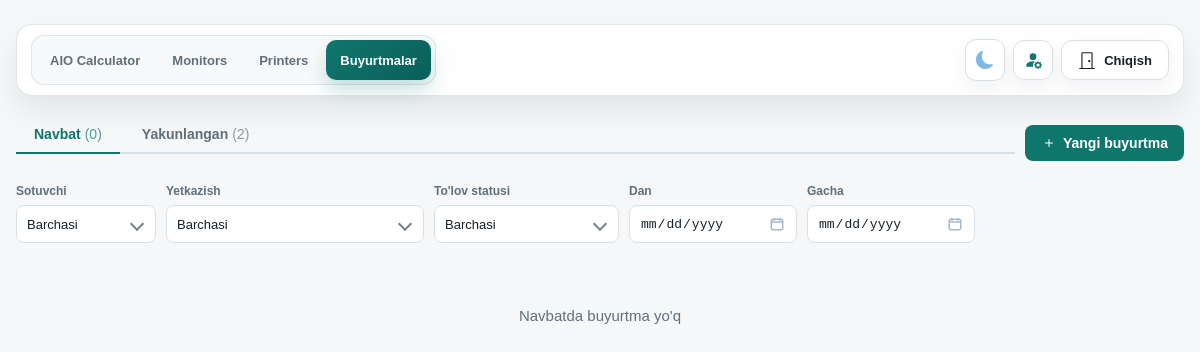
The page /orders/ (signed in) on the database as committed earlier.
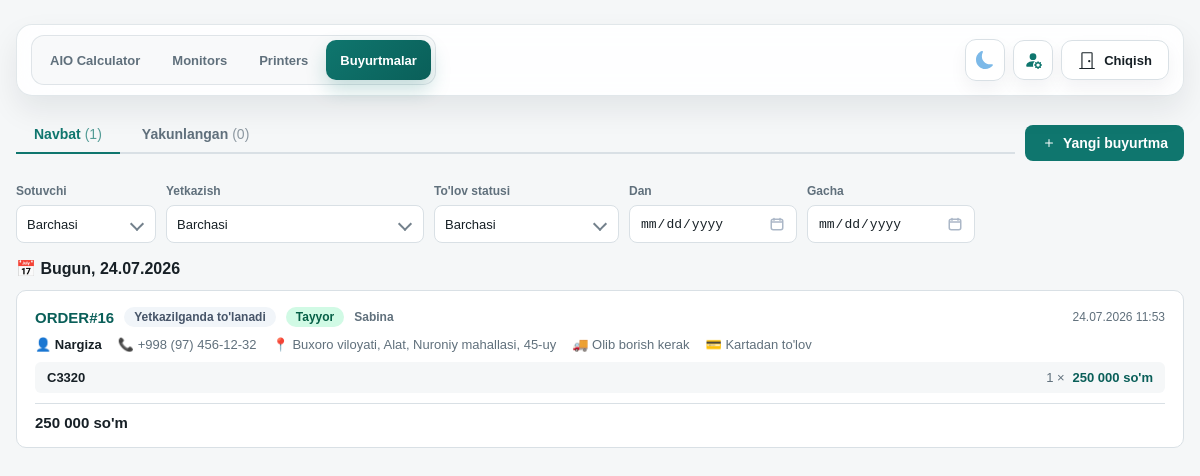
The same page on the database as committed later.
### orders/models.py (models this page shows, shortened)
class Order(models.Model):
    class DeliveryType(models.TextChoices):
        DELIVERY = "DELIVERY", "Olib borish kerak"
        POST = "POST", "Pochta (BTS, UzPost, YandexGo...)"
        PICKUP = "PICKUP", "Olib ketadi"
    class PaymentType(models.TextChoices):
        CASH = "CASH", "Naqd to'lov"
        CARD = "CARD", "Kartadan to'lov"
        TRANSFER = "TRANSFER", "Bank orqali"
        CASH_CARD = "CASH_CARD", "Aralash to'lov"
    class PaymentStatus(models.TextChoices):
        UNPAID = "UNPAID", "To'lanmagan"
        ON_DELIVERY = "ON_DELIVERY", "Yetkazilganda to'lanadi"
        ON_PICKUP = "ON_PICKUP", "Olib ketishda to'lanadi"
        PARTIAL = "PARTIAL", "Qisman to'langan"
        PAID = "PAID", "To'langan"
    class ProductionStatus(models.TextChoices):
        AGREED = "AGREED", "Kelishuvda"
        QUEUED = "QUEUED", "Navbatda"
        IN_PROGRESS = "IN_PROGRESS", "Tayyorlanmoqda"
        READY = "READY", "Tayyor"
        SHIPPING = "SHIPPING", "Yo'lda"
        DELIVERED = "DELIVERED", "Yetkazildi"
        ON_HOLD = "ON_HOLD", "To'xtatildi"
        CANCELLED = "CANCELLED", "Bekor qilindi"
    DELIVERY_STATUS_FLOWS = {
        DeliveryType.DELIVERY: [
            ProductionStatus.AGREED,
            ProductionStatus.QUEUED,
            ProductionStatus.IN_PROGRESS,
            ProductionStatus.READY,
            ProductionStatus.SHIPPING,
            ProductionStatus.DELIVERED,
        ],
        DeliveryType.POST: [
            ProductionStatus.AGREED,
            ProductionStatus.QUEUED,
            ProductionStatus.IN_PROGRESS,
            ProductionStatus.READY,
            ProductionStatus.SHIPPING,
            ProductionStatus.DELIVERED,
        ],
        DeliveryType.PICKUP: [
            ProductionStatus.AGREED,
            ProductionStatus.QUEUED,
            ProductionStatus.IN_PROGRESS,
            ProductionStatus.READY,
            ProductionStatus.DELIVERED,
        ],
    }
    GLOBAL_PRODUCTION_STATUSES = [
        ProductionStatus.CANCELLED,
        ProductionStatus.ON_HOLD,
    ]
    DELIVERY_STATUS_LABELS = {
        DeliveryType.DELIVERY: {
            ProductionStatus.SHIPPING: "Yo'lda",
            ProductionStatus.DELIVERED: "Yetkazildi",
        },
        DeliveryType.POST: {
            ProductionStatus.SHIPPING: "Jo'natildi",
            ProductionStatus.DELIVERED: "Qabul qilib oldi",
        },
        DeliveryType.PICKUP: {
            ProductionStatus.DELIVERED: "Olib ketildi",
        },
    }
    order_number = models.CharField(
        max_length=24, unique=True, blank=True, null=True, verbose_name="Buyurtma raqami"
    )
    sold_by = models.ForeignKey(
        User, on_delete=models.PROTECT, related_name="orders", verbose_name="Sotuvchi"
    )
    customer_name = models.CharField(max_length=120, verbose_name="Mijoz ismi")
    customer_phone = models.CharField(max_length=30, verbose_name="Telefon raqami")
    region = models.CharField(max_length=80, verbose_name="Viloyat")
    district = models.CharField(max_length=80, verbose_name="Tuman")
    city = models.CharField(max_length=80, verbose_name="Shahar")
    landmark = models.CharField(max_length=200, blank=True, verbose_name="Mo'ljal")
    delivery_type = models.CharField(
        max_length=20, choices=DeliveryType.choices, verbose_name="Yetkazish turi"
    )
    payment_type = models.CharField(
        max_length=20, choices=PaymentType.choices, verbose_name="To'lov turi"
    )
    payment_status = models.CharField(
        max_length=20,
        choices=PaymentStatus.choices,
        default=PaymentStatus.UNPAID,
        verbose_name="To'lov holati",
    )
    production_status = models.CharField(
        max_length=20,
        choices=ProductionStatus.choices,
        default=ProductionStatus.AGREED,
        verbose_name="Ishlab chiqarish holati",
    )
    total_price_usd = models.DecimalField(
        max_digits=12, decimal_places=2, default=0, verbose_name="Jami (USD)"
    )
    total_price_uzs = models.DecimalField(
        max_digits=16, decimal_places=0, default=0, verbose_name="Jami (so'm)"
    )
    delivery_date = models.DateField(null=True, blank=True, verbose_name="Yetkazib berish sanasi")
    delivery_time = models.CharField(max_length=10, null=True, blank=True, verbose_name="Yetkazib berish vaqti")
    partial_amount = models.DecimalField(
        max_digits=16, decimal_places=0, default=0, verbose_name="Qisman to'langan summa"
    )
    notes = models.TextField(blank=True, verbose_name="Izoh")
    created_at = models.DateTimeField(auto_now_add=True)
    updated_at = models.DateTimeField(auto_now=True)
    delivered_at = models.DateTimeField(null=True, blank=True, verbose_name="Yetkazib berilgan vaqt")
    class Meta:
        ordering = ["-created_at"]
        verbose_name = "Buyurtma"
        verbose_name_plural = "Buyurtmalar"
    @property
    def display_order_number(self):
        raw_number = self.order_number or f"ORDER#{self.pk}"
        if raw_number.startswith("ORD#"):
            return raw_number.replace("ORD#", "ORDER#", 1)
        return raw_number
    @classmethod
    def production_status_flow(cls, delivery_type):
        return cls.DELIVERY_STATUS_FLOWS.get(
            delivery_type,
            cls.DELIVERY_STATUS_FLOWS[cls.DeliveryType.DELIVERY],
        )
    @classmethod
    def production_status_label(cls, status, delivery_type=None):
        if delivery_type:
            custom = cls.DELIVERY_STATUS_LABELS.get(delivery_type, {})
            if status in custom:
                return custom[status]
        return dict(cls.ProductionStatus.choices).get(status, status)
    @classmethod
    def production_status_choices_for_delivery(cls, delivery_type):
        statuses = list(cls.production_status_flow(delivery_type))
        for status in cls.GLOBAL_PRODUCTION_STATUSES:
            if status not in statuses:
                statuses.append(status)
        return [(status, cls.production_status_label(status, delivery_type)) for status in statuses]
    @classmethod
    def queue_queryset(cls):
        priority = Case(
            When(payment_status=cls.PaymentStatus.PAID, then=Value(0)),
            When(payment_status=cls.PaymentStatus.PARTIAL, then=Value(1)),
            When(
                payment_status__in=[cls.PaymentStatus.ON_DELIVERY, cls.PaymentStatus.ON_PICKUP],
                then=Value(2),
            ),
            When(payment_status=cls.PaymentStatus.UNPAID, then=Value(3)),
            default=Value(4),
            output_field=IntegerField(),
        )
        return (
            cls.objects.exclude(
                production_status__in=[cls.ProductionStatus.DELIVERED, cls.ProductionStatus.CANCELLED]
            )
            .annotate(priority=priority)
            .order_by("priority", "created_at")
        )

class OrderItem(models.Model):
    order = models.ForeignKey(Order, on_delete=models.CASCADE, related_name="items")
    build_quote = models.ForeignKey(
        "calculator.BuildQuote",
        on_delete=models.SET_NULL,
        null=True,
        blank=True,
        related_name="order_items",
        verbose_name="Kalkulyator konfiguratsiyasi",
    )
    config_label = models.CharField(max_length=255, verbose_name="Konfiguratsiya")
    quantity = models.PositiveIntegerField(default=1, verbose_name="Soni")
    unit_price_usd = models.DecimalField(
        max_digits=12, decimal_places=2, default=0, verbose_name="Dona narxi (USD)"
    )
    unit_price_uzs = models.DecimalField(
        max_digits=16, decimal_places=2, default=0, verbose_name="Dona narxi (so'm)"
    )
    class Meta:
        verbose_name = "Buyurtma elementi"
        verbose_name_plural = "Buyurtma elementlari"

### orders/views.py (the view, shortened to what this page needs)
# urls.py: path("", views.order_list, name="list"),
@login_required
def order_list(request):
    from calculator.models import CalculatorSettings
    from django.utils import timezone
    from collections import defaultdict
    try:
        settings = CalculatorSettings.objects.first()
        usd_rate = int(settings.usd_rate) if settings and settings.usd_rate else 12850
    except:
        usd_rate = 12850
    tab = request.GET.get("tab", "queue")  # queue | done | all
    if request.user.is_superuser:
        queue_qs = Order.queue_queryset().prefetch_related("items").select_related("sold_by")
        done_qs = Order.objects.filter(
            production_status__in=[
                Order.ProductionStatus.DELIVERED,
                Order.ProductionStatus.CANCELLED,
            ]
        ).prefetch_related("items").select_related("sold_by").order_by("-updated_at")
    sold_by = request.GET.get("sold_by")
    delivery_type = request.GET.get("delivery_type")
    payment_status = request.GET.get("payment_status")
    date_from = request.GET.get("date_from")
    date_to = request.GET.get("date_to")
    def apply_filters(qs):
        if sold_by and request.user.is_superuser:
            qs = qs.filter(sold_by_id=sold_by)
        if delivery_type:
            qs = qs.filter(delivery_type=delivery_type)
        if payment_status:
            qs = qs.filter(payment_status=payment_status)
        if date_from:
            qs = qs.filter(created_at__date__gte=date_from)
        if date_to:
            qs = qs.filter(created_at__date__lte=date_to)
        return qs
    queue_qs = apply_filters(queue_qs)
    done_qs = apply_filters(done_qs)
    def group_by_date(orders):
        groups = defaultdict(list)
        today = timezone.now().date()
        for order in orders:
            order_date = order.created_at.date()
            groups[order_date].append(order)
        sorted_groups = sorted(groups.items(), key=lambda x: x[0], reverse=True)
        return [(date, orders, date == today) for date, orders in sorted_groups]
    queue_groups = group_by_date(queue_qs) if tab in ("queue", "all") else []
    done_groups = group_by_date(done_qs) if tab in ("done", "all") else []
    if request.user.is_superuser:
        sellers = User.objects.filter(is_superuser=False).order_by("first_name", "username")
    else:
        sellers = []
    return render(request, "orders/order_list.html", {
        "active_nav": "orders",
        "tab": tab,
        "queue_groups": queue_groups,
        "done_groups": done_groups,
        "queue_count": Order.queue_queryset().count() if request.user.is_superuser else Order.queue_queryset().filter(sold_by=request.user).count(),
        "done_count": Order.objects.filter(
            production_status__in=[Order.ProductionStatus.DELIVERED, Order.ProductionStatus.CANCELLED]
        ).count() if request.user.is_superuser else Order.objects.filter(
            production_status__in=[Order.ProductionStatus.DELIVERED, Order.ProductionStatus.CANCELLED],
            sold_by=request.user
        ).count(),
        "sellers": sellers,
        "usd_rate": usd_rate,
        "filters": {
            "sold_by": sold_by,
            "delivery_type": delivery_type,
            "payment_status": payment_status,
            "date_from": date_from,
            "date_to": date_to,
        },
        "delivery_choices": Order.DeliveryType.choices,
        "payment_status_choices": Order.PaymentStatus.choices,
        "production_status_choices": Order.production_status_choices_for_delivery(Order.DeliveryType.DELIVERY),
    })

### orders/templates/orders/order_list.html (shortened to what this page needs)
{% extends "base.html" %}
{% block content %}
<div class="orders-layout">
  <div style="display:flex;align-items:center;flex-wrap:wrap;gap:10px;margin-bottom:0;">
    <div class="tabs" style="flex:1;min-width:200px;">
      <button class="tab-btn {% if tab == 'queue' %}active{% endif %}" onclick="switchTab('queue')">
        Navbat
        <span style="margin-left:4px;opacity:0.7;font-weight:400;">({{ queue_count }})</span>
      </button>
      <button class="tab-btn {% if tab == 'done' %}active{% endif %}" onclick="switchTab('done')">
        Yakunlangan
        <span style="margin-left:4px;opacity:0.7;font-weight:400;">({{ done_count }})</span>
      </button>
    </div>
    <a href="{% url 'orders:create' %}" class="new-order-btn" style="display:inline-flex;align-items:center;gap:6px;padding:10px 16px;border-radius:8px;background:var(--accent);color:#fff;text-decoration:none;font-weight:700;font-size:14px;">
      <svg xmlns="http://www.w3.org/2000/svg" width="16" height="16" fill="currentColor" viewBox="0 0 16 16">
        <path d="M8 4a.5.5 0 0 1 .5.5v3h3a.5.5 0 0 1 0 1h-3v3a.5.5 0 0 1-1 0v-3h-3a.5.5 0 0 1 0-1h3v-3A.5.5 0 0 1 8 4"/>
      </svg>
      Yangi buyurtma
    </a>
  </div>
  <form method="get" id="filter-form">
    <div class="filters-bar" style="margin-top:14px;">
      {% if user.is_superuser %}
        <div class="filter-select">
          <span class="filter-label">Sotuvchi</span>
          <select name="sold_by" onchange="this.form.submit()">
            <option value="">Barchasi</option>
          </select>
        </div>
      {% endif %}
      <div class="filter-select">
        <span class="filter-label">Yetkazish</span>
        <select name="delivery_type" onchange="this.form.submit()">
          <option value="">Barchasi</option>
        </select>
      </div>
      <div class="filter-select">
        <span class="filter-label">To'lov statusi</span>
        <select name="payment_status" onchange="this.form.submit()">
          <option value="">Barchasi</option>
        </select>
      </div>
      <div class="filter-date">
        <span class="filter-label">Dan</span>
        <input type="date" name="date_from" value="{{ filters.date_from }}" onchange="this.form.submit()">
      </div>
      <div class="filter-date">
        <span class="filter-label">Gacha</span>
        <input type="date" name="date_to" value="{{ filters.date_to }}" onchange="this.form.submit()">
      </div>
    </div>
  </form>
  <div id="tab-queue" {% if tab != 'queue' %}style="display:none"{% endif %}>
    {% if queue_groups %}
      {% for date, orders, is_today in queue_groups %}
        <div class="date-group" {% if not is_today %}style="border-left:3px solid var(--line);padding-left:12px;margin-left:6px;"{% endif %}>
          <h3 class="date-header" {% if not is_today %}style="color:var(--muted);"{% endif %}>
            {% if is_today %}
              📅 Bugun, {{ date|date:"d.m.Y" }}
            {% else %}
              📅 {{ date|date:"d.m.Y" }}
            {% endif %}
          </h3>
          {% for order in orders %}
            {% include "orders/_order_card.html" with order=order show_status_btns=True %}
          {% endfor %}
        </div>
      {% endfor %}
    {% else %}
      <div class="empty-state">Navbatda buyurtma yo'q</div>
    {% endif %}
  </div>
</div>
{% endblock %}

### orders/templates/orders/_order_card.html (shortened to what this page needs)
{% load order_tags %}
<div class="order-card" id="order-{{ order.pk }}" data-href="{% url 'orders:detail' order.pk %}">
  <div class="order-card-header">
    <a href="{% url 'orders:detail' order.pk %}" class="order-number">{{ order.display_order_number }}</a>
    <span class="badge {{ order.payment_status|payment_badge }}">
      {{ order.get_payment_status_display }}
    </span>
    <span class="badge {{ order.production_status|status_badge }}">
      {{ order.production_status|status_label:order.delivery_type }}
    </span>
    <span class="seller-tag">
      {{ order.sold_by.get_full_name|default:order.sold_by.username }}
    </span>
    <span style="margin-left:auto;font-size:12px;color:var(--muted);">
      {{ order.created_at|date:"d.m.Y H:i" }}
    </span>
  </div>
  <div class="order-meta">
    <span>👤 <strong>{{ order.customer_name }}</strong></span>
    <span>📞 {{ order.customer_phone|format_phone }}</span>
    <span>📍 {{ order.region }}, {{ order.district }}, {{ order.city }}{% if order.landmark %} — {{ order.landmark }}{% endif %}</span>
    <span>🚚 {{ order.get_delivery_type_display }}</span>
    <span>💳 {{ order.get_payment_type_display }}</span>
  </div>
  <div class="order-items-list">
    {% for item in order.items.all %}
      <div class="order-item-row">
        <span class="item-label">{{ item.config_label }}</span>
        <span class="item-qty">{{ item.quantity }} ×</span>
        <span style="font-weight:700;color:var(--accent-dark);">{% if item.unit_price_uzs %}{{ item.unit_price_uzs|format_uzs }}{% else %}{% widthratio item.unit_price_usd 1 usd_rate %}{% endif %} so'm</span>
      </div>
    {% endfor %}
  </div>
  <div class="order-footer">
    <div>
      <div class="order-total">{{ order.total_price_uzs|format_uzs }} so'm</div>
    </div>
  </div>
</div>

Rows that differ between the two databases and show on the page:
added Order: m "24.07.2026", display_order_number "ORDER#16", payment_status "Yetkazilganda to'lanadi", production_status|status_label "Tayyor", sold_by.get_full_name "Sabina", created_at "24.07.2026 11:53", customer_name "Nargiza", customer_phone "+998 (97) 456-12-32", region "Buxoro viloyati", district "Alat", city "Nuroniy mahallasi, 45-uy", delivery_type "Olib borish kerak", payment_type "Kartadan to'lov", total_price_uzs "250 000"
added OrderItem: config_label "C3320", quantity "1", unit_price_uzs "250 000"
Other text that changed with them:
{{ queue_count }}: "0" → "1"
{{ done_count }}: "2" → "0"
text no longer shown: "Navbatda buyurtma yo'q"
